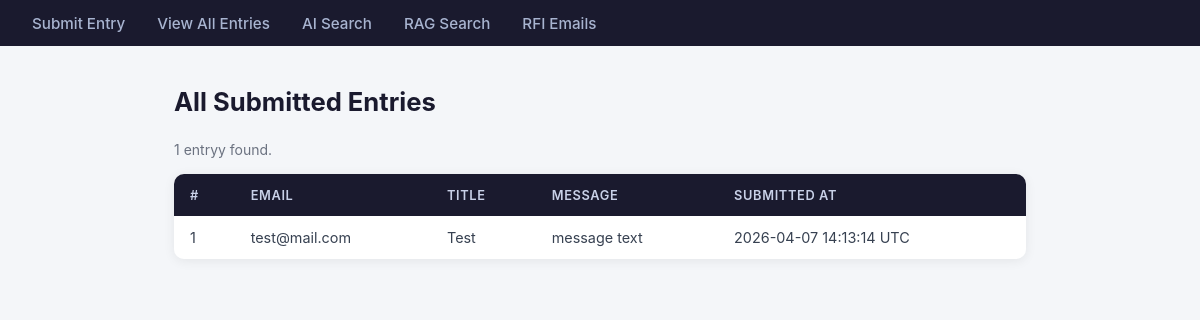
The page /emails on the database its author committed.
### tables this page shows
CREATE TABLE emails (
                id INTEGER PRIMARY KEY AUTOINCREMENT,
                email TEXT NOT NULL,
                title TEXT DEFAULT '',
                message TEXT DEFAULT '',
                created_at TEXT NOT NULL
            );

### app/routes/email_routes.py (the view)
@router.get("/emails", response_class=HTMLResponse)
async def list_emails(request: Request):
    entries = email_service.get_all_entries()
    return templates.TemplateResponse("list.html", {"request": request, "entries": entries})

### templates/list.html (shortened to what this page needs)
{% extends "base.html" %}
{% block content %}
<h1>All Submitted Entries</h1>
{% if entries %}
  <p class="entry-count">{{ entries | length }} entry{{ 'ies' if entries | length != 1 else 'y' }} found.</p>
  <div class="table-wrapper">
    <table>
      <thead>
        <tr>
          <th>#</th>
          <th>Email</th>
          <th>Title</th>
          <th>Message</th>
          <th>Submitted At</th>
        </tr>
      </thead>
      <tbody>
        {% for entry in entries %}
        <tr>
          <td>{{ loop.index }}</td>
          <td>{{ entry.email }}</td>
          <td>{{ entry.title or '—' }}</td>
          <td class="message-cell">{{ entry.message or '—' }}</td>
          <td class="nowrap">{{ entry.created_at }}</td>
        </tr>
        {% endfor %}
      </tbody>
    </table>
  </div>
{% else %}
  <div class="empty-state">
    <p>No entries yet.</p>
    <a href="/" class="btn-submit">Submit the first one</a>
  </div>
{% endif %}
{% endblock %}

### static/style.css (style rules this page uses)
*, *::before, *::after { box-sizing: border-box; margin: 0; padding: 0; }
body { font-family: -apple-system, BlinkMacSystemFont, "Segoe UI", Roboto, sans-serif; background: #f4f6f9; color: #1a1a2e; min-height: 100vh; }
h1 { font-size: 1.6rem; font-weight: 700; margin-bottom: 1.5rem; color: #1a1a2e; }
.entry-count { font-size: 0.875rem; color: #6b7280; margin-bottom: 1rem; }
.table-wrapper { overflow-x: auto; border-radius: 10px; box-shadow: 0 2px 12px rgba(0, 0, 0, 0.07); }
table { width: 100%; border-collapse: collapse; background: #ffffff; font-size: 0.9rem; }
thead { background: #1a1a2e; color: #c9d1e8; }
thead th { padding: 0.85rem 1rem; text-align: left; font-weight: 600; font-size: 0.8rem; text-transform: uppercase; letter-spacing: 0.05em; }
tbody tr { border-bottom: 1px solid #f0f0f5; transition: background 0.15s; }
tbody tr:last-child { border-bottom: none; }
tbody td { padding: 0.8rem 1rem; vertical-align: top; color: #374151; }
.message-cell { max-width: 260px; white-space: pre-wrap; word-break: break-word; }
.nowrap { white-space: nowrap; }

### rows shown on the page
emails: email "test@mail.com", title "Test", message "message text", created_at "2026-04-07 14:13:14 UTC"

### other values the page prints
{{ entries | length }} "1"
{{ 'ies' if entries | length != 1 else 'y' }} "y"
